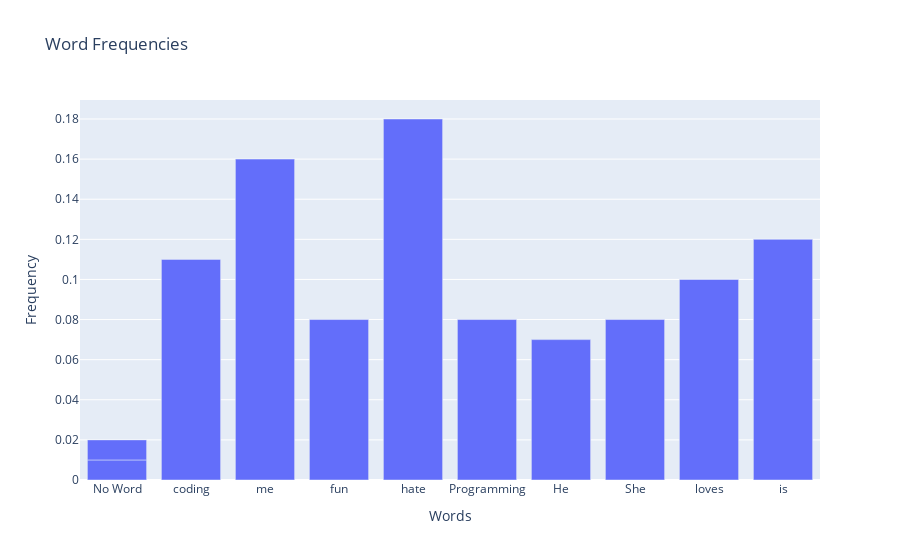

Source (notebook cell):
### Code cell
import plotly.graph_objects as go

# Define the data
words_data = {'110011000': 0.01,
              '101001000': 0.01,
              '001000000': 0.11,
              '000100000': 0.16,
              '000000001': 0.08,
              '010000000': 0.18,
              '100000000': 0.08,
              '000010000': 0.07,
              '000000010': 0.08,
              '000001000': 0.1,
              '000000100': 0.12}

word_mapping = {'100000000': 'Programming',
                '000001000': 'loves',
                '001000000': 'coding',
                '000010000': 'He',
                '000000001': 'fun',
                '000100000': 'me',
                '010000000': 'hate',
                '000000010': 'She',
                '000000100': 'is'}

# Map word codes to actual words
words = [word_mapping.get(code, 'No Word') for code in words_data.keys()]
frequencies = list(words_data.values())

# Create the bar chart
fig = go.Figure([go.Bar(x=words, y=frequencies)])

# Update layout for better readability
fig.update_layout(title_text='Word Frequencies',
                  xaxis_title='Words',
                  yaxis_title='Frequency')

fig.show()

### Figure 1 — Plotly figure (JSON) as saved in the notebook; plotly's stock layout.template omitted (floating-point values rounded to 4 significant figures)
{"data": [{"type": "bar", "x": ["No Word", "No Word", "coding", "me", "fun", "hate", "Programming", "He", "She", "loves", "is"], "y": [0.01, 0.01, 0.11, 0.16, 0.08, 0.18, 0.08, 0.07, 0.08, 0.1, 0.12]}], "layout": {"autosize": true, "title": {"text": "Word Frequencies"}, "xaxis": {"autorange": true, "range": [-0.5, 9.5], "title": {"text": "Words"}, "type": "category"}, "yaxis": {"autorange": true, "range": [0, 0.1895], "title": {"text": "Frequency"}, "type": "linear"}}}
